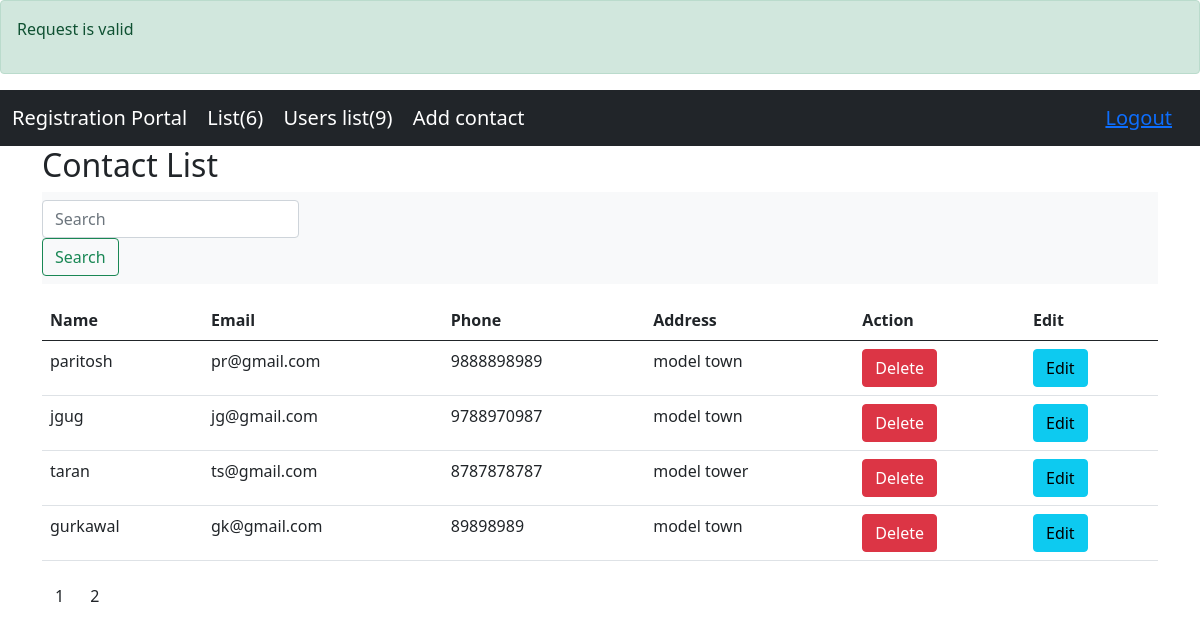
Screenshot of /contact_listing.php (signed in) with the database file from the repository.
### tables this page shows
CREATE TABLE `contacts` (
  `id` int NOT NULL,
  `name` varchar(255) DEFAULT NULL,
  `email` varchar(255) DEFAULT NULL,
  `phone` text,
  `address` varchar(255) DEFAULT NULL,
  `author_id` int NOT NULL,
  `created_date` datetime NOT NULL DEFAULT CURRENT_TIMESTAMP,
  `updated_date` datetime NOT NULL DEFAULT CURRENT_TIMESTAMP
);

### contact_listing.php (the view, shortened to what this page needs)
<?php
include('./connection.php');
$author_id =$_SESSION['id'];
$query =" SELECT COUNT(id) as total_count FROM `contacts` WHERE author_id = $author_id ";
$result =mysqli_query($connection,$query);
$number ='' ;
while($row =mysqli_fetch_assoc($result)){
    $number =$row;
}
$total_count =$number['total_count'];
$limit = 4;
$total_page = $total_count / $limit ;
$approx =ceil($total_page);
$current_page = 1;
$offset =($current_page - 1) * $limit ;
$query =' SELECT * FROM `contacts` WHERE author_id ='.$author_id.' limit '.$limit.' OFFSET '.$offset ;
$result =mysqli_query($connection,$query);
$output =[];
$pagination = true;
if(isset($_SESSION['search_result'])){
  $output = $_SESSION['search_result'];
  $pagination = false;
  unset($_SESSION['search_result']);
} else {
  while($row =mysqli_fetch_assoc($result)){
    $output[] =$row;
  }
}
$msg =false;
$value =false;
if(isset($_SESSION['success']) && !empty($_SESSION['success'])){
    $msg =$_SESSION['success'];
}
?>
<!DOCTYPE html>
<html lang="en">
<head>
<link href="https://cdn.jsdelivr.net/npm/bootstrap@5.0.2/dist/css/bootstrap.min.css" rel="stylesheet">
</head>
<body>
<?php if($msg){ ?>
  <div class="alert alert-success">
   <p><?php echo $msg; ?></p>
  </div>
<?php } ?>
<?php include('./navbar.php'); ?>
<div class="container">
  <h2>Contact List</h2>
  <nav class="navbar navbar-light bg-light">
  <form class="form-inline" action="./search_server.php" method="post">
    <input class="form-control mr-sm-2" type="search" placeholder="Search" name="search" value="<?php echo $value; ?>" aria-label="Search" >
    <button class="btn btn-outline-success my-2 my-sm-0" type="submit">Search</button>
  </form>
</nav>
  <table class="table">
    <thead>
      <tr>
        <th>Name</th>
        <th>Email</th>
        <th>Phone</th>
        <th>Address</th>
        <th>Action</th>
        <th>Edit</th>
      </tr>
    </thead>
    <tbody>
        <?php foreach($output as $key => $value){ ?>
        <tr>
            <td><?php echo $value['name']; ?></td>
            <td><?php echo $value['email']; ?></td>
            <td><?php echo $value['phone']; ?></td>
            <td><?php echo $value['address']; ?></td>
            <td><a href="http://localhost/assignment3/dele_contact.php?id=<?php echo $value['id']; ?>" class="btn btn-danger" role="button">Delete</a></td>
            <td><a href="http://localhost/assignment3/edit_contact.php?id=<?php echo $value['id']; ?>" class="btn btn-info" role="button">Edit</a></td>
        </tr>
       <?php } ?>
    </tbody>
  </table>
  <?php if($pagination){  ?>
    <ul class="pagination">
    <?php  for($i=1; $i<=$approx; $i++){ ?>
    <li><a type="button" class="btn btn-submit" href="http://localhost/assignment3/contact_listing.php?page=<?php echo $i ?>"><?php echo $i ?></a></li>
    <?php } ?>
    </ul>
    <?php } ?>
</div>
</body>
</html>

### rows the page displays
contacts: name "paritosh", email "pr@gmail.com", phone "9888898989", address "model town"
contacts: name "jgug", email "jg@gmail.com", phone "9788970987", address "model town"
contacts: name "taran", email "ts@gmail.com", phone "8787878787", address "model tower"
contacts: name "gurkawal", email "gk@gmail.com", phone "89898989", address "model town"

### other values shown
$msg "Request is valid"
$count "6"
$count_users "9"
